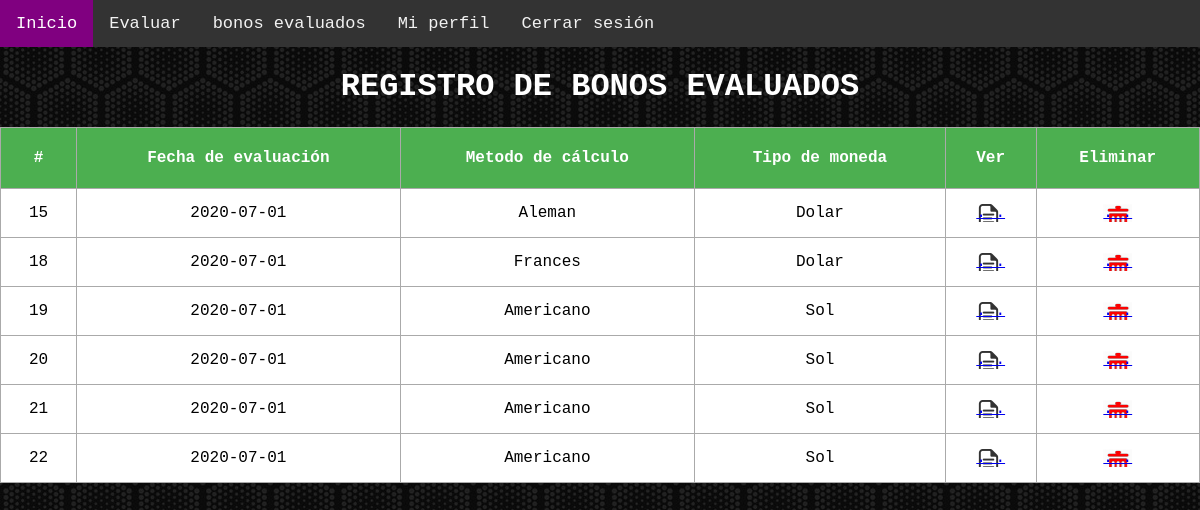
The app's page /oldcalcs (signed in) with its own data.
### app.py (models this page shows)
class Bono(db.Model):
    id = db.Column(db.Integer, primary_key=True)
    fcalculo = db.Column(db.DateTime, default=datetime.utcnow)
    mcalculo = db.Column(db.String(20))
    ianual = db.Column(db.Float)
    tmoneda = db.Column(db.String(20))
    vnominal = db.Column(db.Float)
    vcomercial = db.Column(db.Float)
    nanos = db.Column(db.Integer)
    fpago = db.Column(db.String(50))
    dxano = db.Column(db.Integer)
    ttasa = db.Column(db.String(50))
    capi = db.Column(db.String(50))
    pgracia = db.Column(db.String(1000))
    tinteres = db.Column(db.Float)
    tdesc = db.Column(db.Float)
    irenta = db.Column(db.Float)
    femision = db.Column(db.DateTime)
    prima = db.Column(db.Float)
    estruc = db.Column(db.Float)
    coloc = db.Column(db.Float)
    flota = db.Column(db.Float)
    cavali = db.Column(db.Float)
    user_id = db.Column(db.Integer, db.ForeignKey('user.id'),nullable=False)

### app.py (the view)
@app.route('/oldcalcs',methods=['GET'])
def get_oldcalcs():
    bonos = Bono.query.filter_by(user_id = current_user.id).order_by(Bono.fcalculo).all()
    return render_template('oldcalcs.html', calculos=bonos, confiop = False)

### app.py (called while the page is built)
@login_manager.user_loader
def get(id):
    return User.query.get(id)

### templates/oldcalcs.html (shortened to what this page needs)
{% extends 'layout.html' %}
{% block content %}
<div class="topnav" id="myTopnav">
    <a href="/home" class="active">Inicio</a>
    {% if current_user.rol=="Emisor" %}
    <a href="/calflujo" role="button">Emitir</a>
    <a href="/oldcalcs" role="button">bonos emitidos</a>
    {% else %}
    <a href="/emitbons" role="button">Evaluar</a>
    <a href="/oldcalcs" role="button">bonos evaluados</a>
    {% endif %}
    <a href="/xcontra" class="am" role="button">Mi perfil</a>
    <a href="/logout" class="am" role="button">Cerrar sesión</a>
  </div>
<div class="content">
    {% if confiop %}
    <h1 style="text-align: center">Bonos disponibles</h1>
    {% else %}
    {% if current_user.rol=="Bonista" %}
    <h1 style="text-align: center">Registro de bonos evaluados</h1>
    {% endif %}
    {% endif %}
    {% if calculos|length < 1 %}
    {% if confiop %}
    <h4 style="text-align: center">No hay bonos disponibles</h4>
    {% else %}
    {% if current_user.rol=="Emisor" %}
    <h4 style="text-align: center">No hay bonos emitidos.</h4>
    {% endif %}
    {% if current_user.rol=="Bonista" %}
    <h4 style="text-align: center">No hay bonos evaluados.</h4>
    {% endif %}
    {% endif %}
    {% else %}
    <table>
        <tr>
            <th>#</th>
            {% if current_user.rol=="Bonista" %}
            <th>Fecha de evaluación</th>
            {% endif %}
            <th>Metodo de cálculo</th>
            <th>Tipo de moneda</th>
            <th>Ver</th>
            <th>Eliminar</th>
        </tr>
        {% for calculo in calculos %}
            <tr>
                <td>{{ calculo.id }}</td>
                <td>{{ calculo.fcalculo.date() }}</td>
                <td>{{ calculo.mcalculo }}</td>
                <td>{{ calculo.tmoneda }}</td>
                <td><a class="bver" href="/resultado/{{calculo.id}}">. .</a></td>
                <td><a class="bban" href="/delete/{{calculo.id}}">. .</a></td>
            </tr>
        {% endfor %}
    </table>
    {% endif %}
</div>
{% endblock %}

### templates/layout.html (style rules this page uses)
body { margin: 0; font-family: Arial, Helvetica, sans-serif; }
.topnav { overflow: hidden; background-color: #333; }
.topnav a { float: left; display: block; color: #f2f2f2; text-align: center; padding: 14px 16px; text-decoration: none; font-size: 17px; }
.topnav a.active { background-color: purple; color: white; }

### templates/oldcalcs.html (style rules this page uses)
body { background-image: url('/static/img/backg.jpg'); font-family: "Lucida Console", Courier, monospace; text-align: center; }
h1, h2, h3, h4, h5 { color:white; text-transform: uppercase; }
.bver { background: url('/static/img/view.png') no-repeat; }
.bban { background: url('/static/img/delete.png') no-repeat; }
table, td, th { border: 1px solid #aaa; }
table { border-collapse: collapse; width: 100%; }
th { background-color: #4CAF50; color: white; padding: 15px; height: 30px; }
td { text-align: center; padding: 15px; }
tr { background-color:white; }

### records on screen
Bono: id "15", fcalculo "2020-07-01", mcalculo "Aleman", tmoneda "Dolar"
Bono: id "18", fcalculo "2020-07-01", mcalculo "Frances", tmoneda "Dolar"
Bono: id "19", fcalculo "2020-07-01", mcalculo "Americano", tmoneda "Sol"
Bono: id "20", fcalculo "2020-07-01", mcalculo "Americano", tmoneda "Sol"
Bono: id "21", fcalculo "2020-07-01", mcalculo "Americano", tmoneda "Sol"
Bono: id "22", fcalculo "2020-07-01", mcalculo "Americano", tmoneda "Sol"
